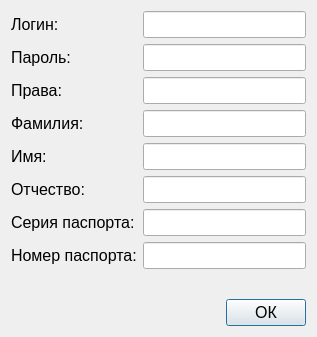
<?xml version="1.0" encoding="UTF-8"?>
<ui version="4.0">
 <class>AccountDialog</class>
 <widget class="QDialog" name="AccountDialog">
  <property name="geometry">
   <rect>
    <x>0</x>
    <y>0</y>
    <width>317</width>
    <height>317</height>
   </rect>
  </property>
  <property name="font">
   <font>
    <pointsize>12</pointsize>
   </font>
  </property>
  <property name="windowTitle">
   <string>Личный кабинет</string>
  </property>
  <layout class="QVBoxLayout" name="verticalLayout">
   <item>
    <layout class="QFormLayout" name="formLayout">
     <item row="0" column="0">
      <widget class="QLabel" name="loginLabel">
       <property name="text">
        <string>Логин:</string>
       </property>
      </widget>
     </item>
     <item row="0" column="1">
      <widget class="QLineEdit" name="loginLine"/>
     </item>
     <item row="2" column="0">
      <widget class="QLabel" name="rootLabel">
       <property name="text">
        <string>Права:</string>
       </property>
      </widget>
     </item>
     <item row="2" column="1">
      <widget class="QLineEdit" name="rootLine">
       <property name="text">
        <string/>
       </property>
       <property name="readOnly">
        <bool>true</bool>
       </property>
      </widget>
     </item>
     <item row="3" column="0">
      <widget class="QLabel" name="surnameLabel">
       <property name="text">
        <string>Фамилия:</string>
       </property>
      </widget>
     </item>
     <item row="3" column="1">
      <widget class="QLineEdit" name="surnameLine"/>
     </item>
     <item row="4" column="0">
      <widget class="QLabel" name="nameLabel">
       <property name="text">
        <string>Имя:</string>
       </property>
      </widget>
     </item>
     <item row="4" column="1">
      <widget class="QLineEdit" name="nameLine"/>
     </item>
     <item row="5" column="0">
      <widget class="QLabel" name="midnameLabel">
       <property name="text">
        <string>Отчество:</string>
       </property>
      </widget>
     </item>
     <item row="5" column="1">
      <widget class="QLineEdit" name="midnameLine"/>
     </item>
     <item row="6" column="0">
      <widget class="QLabel" name="passportSerialLabel">
       <property name="text">
        <string>Серия паспорта:</string>
       </property>
      </widget>
     </item>
     <item row="6" column="1">
      <widget class="QLineEdit" name="passportSerialLine"/>
     </item>
     <item row="7" column="0">
      <widget class="QLabel" name="passportNumberLabel">
       <property name="text">
        <string>Номер паспорта:</string>
       </property>
      </widget>
     </item>
     <item row="7" column="1">
      <widget class="QLineEdit" name="passportNumberLine"/>
     </item>
     <item row="1" column="0">
      <widget class="QLabel" name="passwordLabel">
       <property name="font">
        <font>
         <pointsize>12</pointsize>
        </font>
       </property>
       <property name="text">
        <string>Пароль:</string>
       </property>
      </widget>
     </item>
     <item row="1" column="1">
      <widget class="QLineEdit" name="passwordLine">
       <property name="echoMode">
        <enum>QLineEdit::Password</enum>
       </property>
      </widget>
     </item>
    </layout>
   </item>
   <item>
    <widget class="QLabel" name="errorLabel">
     <property name="text">
      <string/>
     </property>
     <property name="alignment">
      <set>Qt::AlignCenter</set>
     </property>
    </widget>
   </item>
   <item>
    <layout class="QHBoxLayout" name="horizontalLayout_8">
     <item>
      <spacer name="horizontalSpacer">
       <property name="orientation">
        <enum>Qt::Horizontal</enum>
       </property>
       <property name="sizeHint" stdset="0">
        <size>
         <width>40</width>
         <height>20</height>
        </size>
       </property>
      </spacer>
     </item>
     <item>
      <widget class="QPushButton" name="OKButton">
       <property name="sizePolicy">
        <sizepolicy hsizetype="Fixed" vsizetype="Fixed">
         <horstretch>0</horstretch>
         <verstretch>0</verstretch>
        </sizepolicy>
       </property>
       <property name="text">
        <string>ОК</string>
       </property>
      </widget>
     </item>
    </layout>
   </item>
  </layout>
 </widget>
 <resources/>
 <connections/>
</ui>
